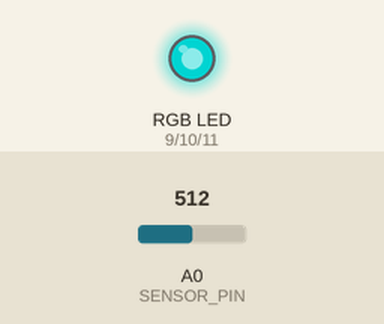
Bench run of a sketch on a simulated Arduino Uno, built with avr-gcc and run on an emulated ATmega328P. On the bench: an RGB LED mixed from three pins (HIGH = lit). The test bench sets the inputs (shaded band); at power-on: A0 (SENSOR_PIN) = 512. Dim RGB values are drawn brighter than linear.

Above: at 1.2 s.
1.3 s: A0 (SENSOR_PIN) set to 716
At 2.4 s:
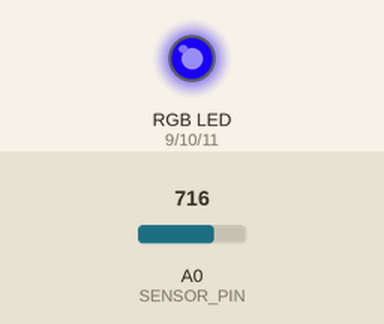
2.8 s: A0 (SENSOR_PIN) set to 900
At 3.6 s:
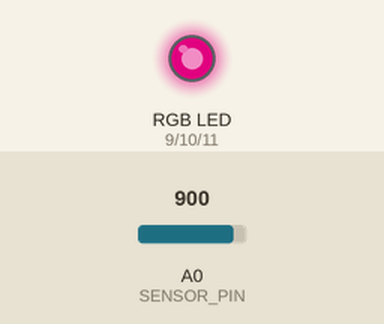
4.3 s: A0 (SENSOR_PIN) set to 1023
At 4.7 s:
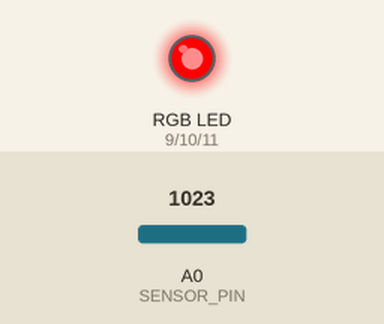
5.8 s: A0 (SENSOR_PIN) set to 306
At 7.0 s:
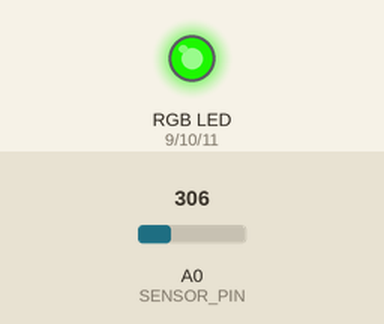
7.3 s: A0 (SENSOR_PIN) set to 122
At 8.2 s:
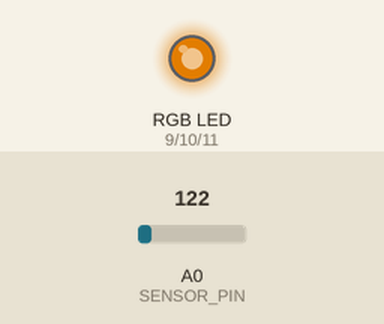
8.8 s: A0 (SENSOR_PIN) set to 0
At 9.3 s:
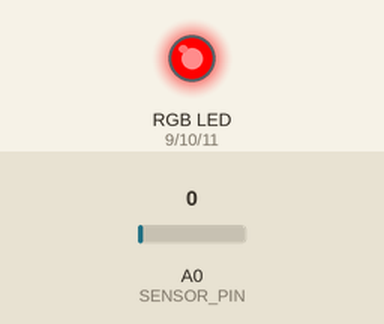
Timing chart, 0 to 11.3 s (numbered marks = the images above; inputs shaded):
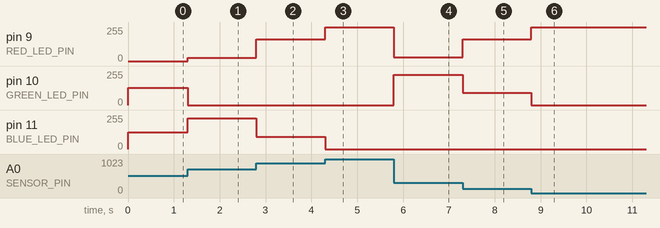

The sketch:

tricolor_soft_potentiometer.ino
```cpp
/*
SparkFun Inventor's Kit, sketch 10
Visit http://learn.sparkfun.com/products/2 for SIK information. Visit http://www.arduino.cc to learn about the Arduino.
Version 2.0 6/2012 MDG

Hardware connections:

  Soft potentiometer:
    Connect the middle pin to ANALOG IN pin 0 on the Arduino.
    Connect one side to 5V.
    Connect the other side to GND.
    Also connect a 10K resistor from the middle pin to GND.
    TIP: the soft pot will only work while you're actively pressing on it; at other times it will "float" to random values.
    To prevent this, we've added a 10K pull-down resistor to the middle pin (output voltage). This will keep the output at zero volts when the pot is not being pressed.

    Connect COMMON to GND.
    Connect RED to a 330 Ohm resistor. Connect the other end of the resistor to Arduino digital pin 9.
    Connect GREEN through a 330 Ohm resistor. Connect the other end of the resistor to Arduino digital pin 10.
    Connect BLUE through a 330 Ohm resistor. Connect the other end of the resistor to Arduino digital pin 11.
*/


// Constants for LED connections (note that these must be PWM pins, which are marked with "PWM" or have a "~" symbol next to them on the board).

const int RED_LED_PIN = 9;    // Red LED Pin
const int GREEN_LED_PIN = 10; // Green LED Pin
const int BLUE_LED_PIN = 11;  // Blue LED Pin

const int SENSOR_PIN = 0;      // Analog input pin

// Global PWM brightness values for the RGB LED. These are global so both loop() and setRGB() can see them.

int redValue, greenValue, blueValue;


void setup()
{
  // No need for any code here, analogWrite() sets up the pins as outputs
}


void loop()
{
  int sensorValue;

  // Read the voltage from the softpot (0-1023)
  sensorValue = analogRead(SENSOR_PIN);

  // We've written a new function called setRGB() (further down in the sketch) that decodes sensorValue into a position
  // on the RGB "rainbow", and sets the RGB LED to that color.
  setRGB(sensorValue);
}


// setRGB()
// Set a RGB LED to a position on the "rainbow" of all colors. RGBposition should be in the range of 0 to 1023 (such as from an analog input).

void setRGB(int RGBposition)
{
  int mapRGB1, mapRGB2, constrained1, constrained2;

  // Here we take RGBposition and turn it into three RGB values.

  // The three values are computed so that the colors mix and produce a rainbow of colors across the 0-1023 input range.

  // For each channel (red green blue), we're creating a "peak" a third of the way along the 0-1023 range. By overlapping
  // these peaks with each other, the colors are mixed together.
  // This is most easily shown with a diagram:
  // http://sfecdn.s3.amazonaws.com/education/SIK/SchematicImages/Misc/RGB_function.jpg

  // Create the red peak, which is centered at 0.
  // (Because it's centered at 0, half is after 0, and half is before 1023):

  mapRGB1 = map(RGBposition, 0, 341, 255, 0);
  constrained1 = constrain(mapRGB1, 0, 255);

  mapRGB2 = map(RGBposition, 682, 1023, 0, 255);
  constrained2 = constrain(mapRGB2, 0, 255);

  redValue = constrained1 + constrained2;

  // Create the green peak, which is centered at 341 (one-third of the way to 1023):

  // Note that we've nested the functions by putting the map() function inside the constrain() function. This can make your
  // code more compact, and requires fewer variabls:

  greenValue = constrain(map(RGBposition, 0, 341, 0, 255), 0, 255)
             - constrain(map(RGBposition, 341, 682, 0,255), 0, 255);

  // Create the blue peak, which is centered at 682 (two-thirds of the way to 1023):

  blueValue = constrain(map(RGBposition, 341, 682, 0, 255), 0, 255)
            - constrain(map(RGBposition, 682, 1023, 0, 255), 0, 255);

  // Now we have all three brightnesses, we just need to display the computed color:

  analogWrite(RED_LED_PIN, redValue);
  analogWrite(GREEN_LED_PIN, greenValue);
  analogWrite(BLUE_LED_PIN, blueValue);
}
```

Measured:
- after the input at 1.3 s, pin 9 (RED_LED_PIN): 0/255 → 25/255 at once; pin 10 (GREEN_LED_PIN): 128/255 → 0/255 at once; pin 11 (BLUE_LED_PIN): 127/255 → 230/255 at once
- after the input at 2.8 s, pin 9 (RED_LED_PIN): 25/255 → 163/255 at once; pin 11 (BLUE_LED_PIN): 230/255 → 92/255 at once
- after the input at 4.3 s, pin 9 (RED_LED_PIN): 163/255 → 255/255 at once; pin 11 (BLUE_LED_PIN): 92/255 → 0/255 at once
- after the input at 5.8 s, pin 9 (RED_LED_PIN): 255/255 → 27/255 at once; pin 10 (GREEN_LED_PIN): 0/255 → 228/255 at once
- after the input at 7.3 s, pin 9 (RED_LED_PIN): 27/255 → 164/255 at once; pin 10 (GREEN_LED_PIN): 228/255 → 91/255 at once
- after the input at 8.8 s, pin 9 (RED_LED_PIN): 164/255 → 255/255 at once; pin 10 (GREEN_LED_PIN): 91/255 → 0/255 at once
